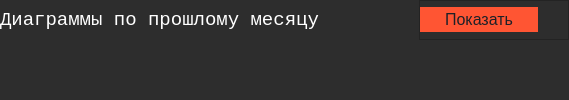
            <widget class="QWidget" name="prev_mon_page">
             <layout class="QVBoxLayout" name="verticalLayout_7">
              <property name="spacing">
               <number>0</number>
              </property>
              <property name="leftMargin">
               <number>0</number>
              </property>
              <property name="topMargin">
               <number>0</number>
              </property>
              <property name="rightMargin">
               <number>0</number>
              </property>
              <property name="bottomMargin">
               <number>0</number>
              </property>
              <item>
               <widget class="QFrame" name="options_frame_prev">
                <property name="minimumSize">
                 <size>
                  <width>0</width>
                  <height>40</height>
                 </size>
                </property>
                <property name="maximumSize">
                 <size>
                  <width>16777215</width>
                  <height>40</height>
                 </size>
                </property>
                <property name="styleSheet">
                 <string notr="true">background-color: rgb(45, 45, 45);</string>
                </property>
                <property name="frameShape">
                 <enum>QFrame::NoFrame</enum>
                </property>
                <property name="frameShadow">
                 <enum>QFrame::Raised</enum>
                </property>
                <layout class="QHBoxLayout" name="horizontalLayout_6">
                 <property name="spacing">
                  <number>0</number>
                 </property>
                 <property name="leftMargin">
                  <number>0</number>
                 </property>
                 <property name="topMargin">
                  <number>0</number>
                 </property>
                 <property name="rightMargin">
                  <number>0</number>
                 </property>
                 <property name="bottomMargin">
                  <number>0</number>
                 </property>
                 <item>
                  <widget class="QFrame" name="frame_3">
                   <property name="frameShape">
                    <enum>QFrame::StyledPanel</enum>
                   </property>
                   <property name="frameShadow">
                    <enum>QFrame::Raised</enum>
                   </property>
                  </widget>
                 </item>
                 <item>
                  <widget class="QLabel" name="selected_data_label_2">
                   <property name="maximumSize">
                    <size>
                     <width>500</width>
                     <height>16777215</height>
                    </size>
                   </property>
                   <property name="font">
                    <font>
                     <family>Courier</family>
                     <pointsize>14</pointsize>
                    </font>
                   </property>
                   <property name="styleSheet">
                    <string notr="true">color: rgb(255, 255, 255);</string>
                   </property>
                   <property name="text">
                    <string>Диаграммы по прошлому месяцу</string>
                   </property>
                  </widget>
                 </item>
                 <item>
                  <spacer name="horizontalSpacer_2">
                   <property name="orientation">
                    <enum>Qt::Horizontal</enum>
                   </property>
                   <property name="sizeType">
                    <enum>QSizePolicy::Fixed</enum>
                   </property>
                   <property name="sizeHint" stdset="0">
                    <size>
                     <width>100</width>
                     <height>20</height>
                    </size>
                   </property>
                  </spacer>
                 </item>
                 <item alignment="Qt::AlignRight">
                  <widget class="QFrame" name="frame_4">
                   <property name="minimumSize">
                    <size>
                     <width>150</width>
                     <height>0</height>
                    </size>
                   </property>
                   <property name="frameShape">
                    <enum>QFrame::StyledPanel</enum>
                   </property>
                   <property name="frameShadow">
                    <enum>QFrame::Raised</enum>
                   </property>
                   <layout class="QVBoxLayout" name="verticalLayout_12">
                    <property name="spacing">
                     <number>0</number>
                    </property>
                    <property name="leftMargin">
                     <number>0</number>
                    </property>
                    <property name="topMargin">
                     <number>0</number>
                    </property>
                    <property name="rightMargin">
                     <number>30</number>
                    </property>
                    <property name="bottomMargin">
                     <number>0</number>
                    </property>
                    <item>
                     <widget class="QPushButton" name="update_prev_mon">
                      <property name="minimumSize">
                       <size>
                        <width>99</width>
                        <height>25</height>
                       </size>
                      </property>
                      <property name="maximumSize">
                       <size>
                        <width>150</width>
                        <height>16777215</height>
                       </size>
                      </property>
                      <property name="styleSheet">
                       <string notr="true">QPushButton {
                                         
    background-color: #ff5533;
    border-style: solid;
    border-width: 2px;
    border-radius: 0px;
    border-color: #ff5533;
    font:  16px;
    min-width: 5em;
    padding: 0px;
    color: #1e2027;
}
QPushButton:hover {
    background: #262a2f; 
    color:#ff5533;
} 
QPushButton:pressed {                              
   background: #262a2f;
   border-style: solid; 
   color:#ff5533;
}</string>
                      </property>
                      <property name="text">
                       <string>Показать</string>
                      </property>
                     </widget>
                    </item>
                   </layout>
                  </widget>
                 </item>
                </layout>
               </widget>
              </item>
              <item>
               <widget class="QFrame" name="plot_frame_prev">
                <property name="styleSheet">
                 <string notr="true">
background-color: rgb(45, 45, 45);</string>
                </property>
                <property name="frameShape">
                 <enum>QFrame::NoFrame</enum>
                </property>
                <property name="frameShadow">
                 <enum>QFrame::Raised</enum>
                </property>
                <layout class="QVBoxLayout" name="verticalLayout_8">
                 <property name="spacing">
                  <number>0</number>
                 </property>
                 <property name="leftMargin">
                  <number>0</number>
                 </property>
                 <property name="topMargin">
                  <number>0</number>
                 </property>
                 <property name="rightMargin">
                  <number>0</number>
                 </property>
                 <property name="bottomMargin">
                  <number>0</number>
                 </property>
                 <item>
                  <widget class="QWidget" name="prev_plot_widget" native="true">
                   <property name="sizePolicy">
                    <sizepolicy hsizetype="Preferred" vsizetype="Preferred">
                     <horstretch>0</horstretch>
                     <verstretch>0</verstretch>
                    </sizepolicy>
                   </property>
                   <property name="styleSheet">
                    <string notr="true">
background-color: rgb(45, 45, 45);</string>
                   </property>
                  </widget>
                 </item>
                </layout>
               </widget>
              </item>
             </layout>
            </widget>
